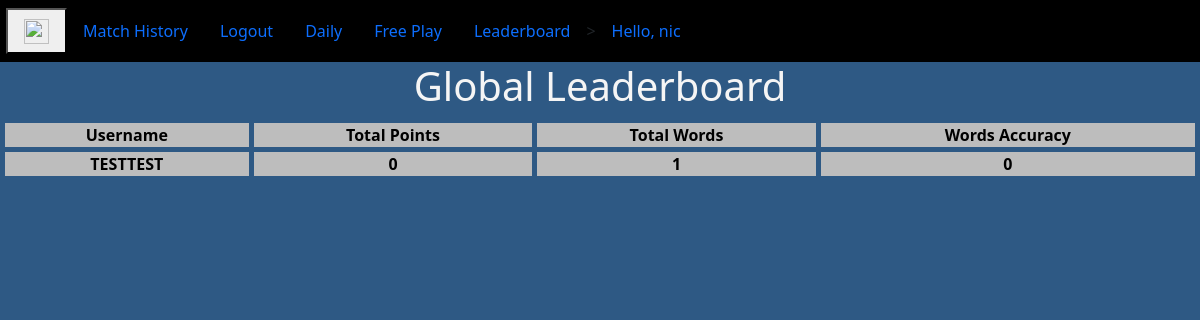
The page /leaderboard (signed in) on the database its author committed.
### app/models.py (models this page shows, shortened)
class User(UserMixin,db.Model):
    id = db.Column(db.Integer, primary_key=True)
    username = db.Column(db.String(64), index=True, unique=True)
    password_hash = db.Column(db.String(128))
    histories = db.relationship('History', backref='user')

### app/routes.py (the view)
@app.route('/leaderboard')
def leaderboard():
    leaderboard=[]
    usersList = User.query.all()
    for user in usersList:
        dates = []
        user_histories = user.histories
        print(user_histories)
        if user_histories == []:
            continue
        if str(user_histories[-1].date.date()) == str(date.today()):
            leaderboard.append(
                {
                    "username":user.username,
                    "points":user_histories[-1].points,
                    "totalWords":user_histories[-1].totalWords,
                    "wordAccuracy":user_histories[-1].wordAccuracy
                }
            )
    print(leaderboard)
    leaderboard.sort(key = lambda x : x.get('points'), reverse=True)
    return render_template('leaderboard.html',title="Leaderboard",data=leaderboard)

### app/models.py (called while the page is built)
@login.user_loader
def load_user(id):
    return User.query.get(int(id))

    def __repr__(self):
        return f"<id = {self.id}, user = {self.user_id}, letters = {self.letters}, points = {self.points}, totalWords = {self.totalWords}, wordAccuracy = {self.wordAccuracy} date = {self.date}>"

### app/templates/leaderboard.html
{% extends "base.html" %}
{% block content %}
<h1>Global Leaderboard</h1>
<table class="center" style="width: 100%">
    <tr>
        <th>Username</th>
        <th>Total Points</th>
        <th>Total Words</th>
        <th>Words Accuracy</th>
    </tr>
    {% for item in data %}
        <tr>
            <th>{{ item.username }}</th>
            <th>{{ item.points }}</th>
            <th>{{ item.totalWords }}</th>
            <th>{{ item.wordAccuracy }}</th>
        </tr>
    {% endfor %}
</table>
{% endblock %}

### app/templates/base.html (shortened to what this page needs)
<!DOCTYPE html>
<html lang="en">
<head>
    <link rel="stylesheet" href="{{ url_for('static',filename='CSS/Styles.css') }}">
    <link rel="stylesheet" href="{{ url_for('static',filename='CSS/keyboard.css') }}">
    <link rel="stylesheet" href="{{ url_for('static',filename='CSS/Popup.css') }}">
    <link rel="stylesheet" href="{{ url_for('static',filename='CSS/countdown.css') }}">
    <link rel="stylesheet" href="{{ url_for('static',filename='CSS/startButton.css') }}">
    <link rel="stylesheet" href="{{ url_for('static',filename='CSS/timer.css') }}">
    <link href="https://cdn.jsdelivr.net/npm/bootstrap@5.0.2/dist/css/bootstrap.min.css" rel="stylesheet">
</head>
<body id="keys">
    <nav class="navbar navbar-expand-lg" id="nav">
        <button class="nav-link" type="button" onclick="imageChange()"> <img src="https://w7.pngwing.com/pngs/131/14/png-transparent-audio-mute-sound-speaker-volume-basic-web-elements-icon.png" id="myImg" width="25" height="25" /></button>
        {% if current_user.is_anonymous %}
            <a class="nav-link" href="{{ url_for('login') }}">LOGIN</a>
            <a class="nav-link" href="{{ url_for('register') }}">REGISTER</a>
        {% else %}
            <a class="nav-link" href="{{ url_for('matchHistory') }}">Match History</a>
            <a class="nav-link" href="{{ url_for('logout') }}">Logout</a>
            <a class="nav-link" href="{{ url_for('daily') }}">Daily</a>
        {% endif %}
            <a class="nav-link" href="{{ url_for('free_play') }}">Free Play</a>
            <a class="nav-link" href="{{ url_for('leaderboard') }}">Leaderboard</a>
            <button onclick="share()" hidden="true" id="shareBtn">Share</button>>
        {% if not current_user.is_anonymous %}
        <a class="nav-link" href="{{ url_for('matchHistory') }}"> Hello, {{current_user.username}}</a>
        {% endif %}
    </nav>
    {% block content %}
    {% endblock %}
</body>
</html>

### app/static/CSS/Styles.css (style rules this page uses)
body { text-align: center; }
#keys { background-color: #2E5984; }
html { background-color: #2E5984; }
h1 { color: whitesmoke; }
nav { background-color: black; padding-left: 0.5%; }
table.center { color: black; margin-left: auto; margin-right: auto; border-collapse: separate; border-spacing: 5px; }
th, td { background-color: #bdbdbd; }
#myImg { width: 25px; height: 25px; }

### app/static/CSS/Popup.css (style rules this page uses)
*, *:before, *:after { padding: 0; margin: 0; box-sizing: border-box; }

### rows shown on the page
User: username "nic"
User: username "TESTTEST", points "0", totalWords "1", wordAccuracy "0"
